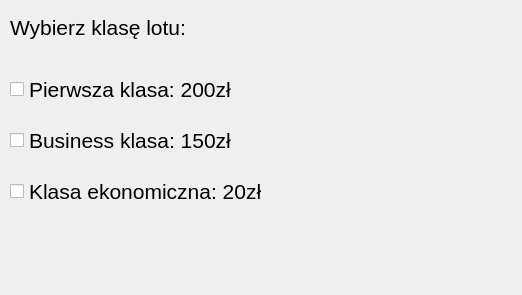
<?xml version="1.0" encoding="UTF-8"?>
<ui version="4.0">
 <class>Dialog</class>
 <widget class="QDialog" name="Dialog">
  <property name="geometry">
   <rect>
    <x>0</x>
    <y>0</y>
    <width>522</width>
    <height>295</height>
   </rect>
  </property>
  <property name="font">
   <font>
    <pointsize>16</pointsize>
   </font>
  </property>
  <property name="windowTitle">
   <string>Dialog</string>
  </property>
  <widget class="QWidget" name="verticalLayoutWidget">
   <property name="geometry">
    <rect>
     <x>10</x>
     <y>0</y>
     <width>511</width>
     <height>281</height>
    </rect>
   </property>
   <layout class="QVBoxLayout" name="verticalLayout">
    <property name="spacing">
     <number>20</number>
    </property>
    <item>
     <widget class="QLabel" name="label">
      <property name="text">
       <string>Wybierz klasę lotu:</string>
      </property>
     </widget>
    </item>
    <item>
     <widget class="QCheckBox" name="firstButton">
      <property name="text">
       <string>Pierwsza klasa: 200zł</string>
      </property>
     </widget>
    </item>
    <item>
     <widget class="QCheckBox" name="businessButton">
      <property name="text">
       <string>Business klasa: 150zł</string>
      </property>
     </widget>
    </item>
    <item>
     <widget class="QCheckBox" name="economicButton">
      <property name="text">
       <string>Klasa ekonomiczna: 20zł</string>
      </property>
     </widget>
    </item>
    <item>
     <widget class="QLabel" name="resultLabel">
      <property name="text">
       <string/>
      </property>
     </widget>
    </item>
   </layout>
   <zorder>label</zorder>
   <zorder>resultLabel</zorder>
   <zorder>businessButton</zorder>
   <zorder>economicButton</zorder>
   <zorder>firstButton</zorder>
  </widget>
 </widget>
 <resources/>
 <connections/>
</ui>
